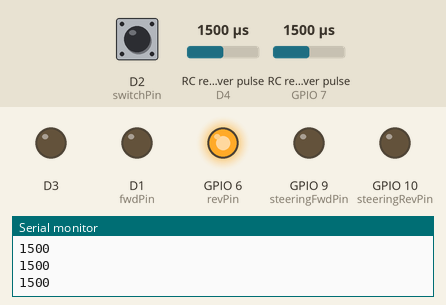
Bench run of a sketch on a simulated ESP8266 (NodeMCU). Shown: output pins drawn as LEDs (lit = HIGH), the last lines printed to the serial monitor. Wiring (inferred from the names in the program): 2 × RC receiver channel: data D4 / data GPIO 7. The test bench sets the inputs (shaded band); at power-on: RC receiver pulse (sensors on GPIO 7, D4) 1500 µs, D2 (switchPin) HIGH.

Above: at 1.2 s.
1.3 s: RC receiver pulse (sensor on GPIO 7) set to 1474 µs
At 1.9 s:
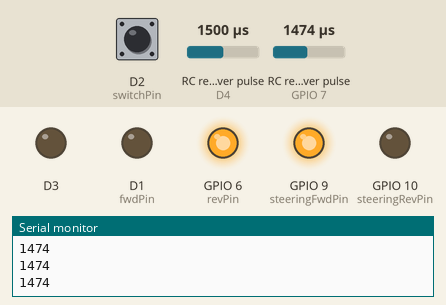
2.8 s: RC receiver pulse (sensor on D4) set to 1020 µs
At 4.1 s:
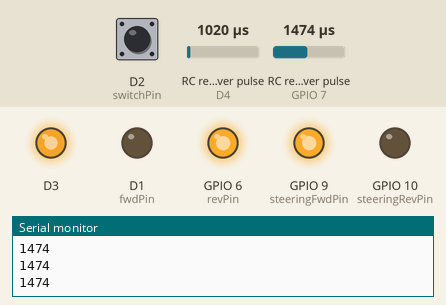
4.4 s: RC receiver pulse (sensor on GPIO 7) set to 1750 µs
At 5.0 s:
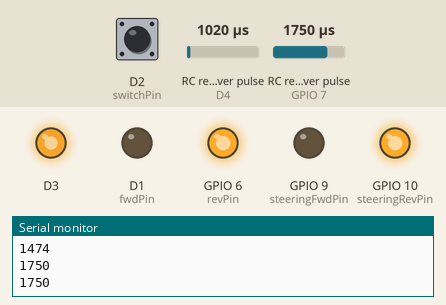
5.9 s: RC receiver pulse (sensor on D4) set to 1250 µs
At 7.2 s:
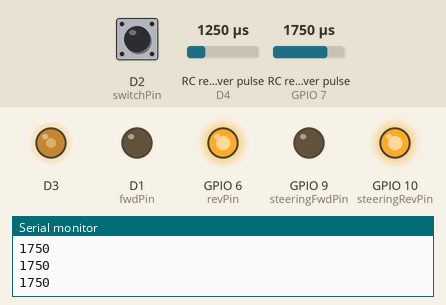
7.5 s: RC receiver pulse (sensor on GPIO 7) set to 1549 µs
9.0 s: RC receiver pulse (sensor on GPIO 7) set to 1515 µs
At 10.3 s:
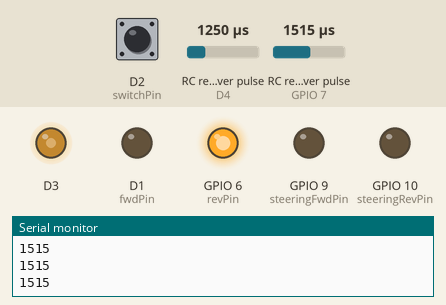
Timing chart, 0 to 11.6 s (numbered marks = the images above; inputs shaded):
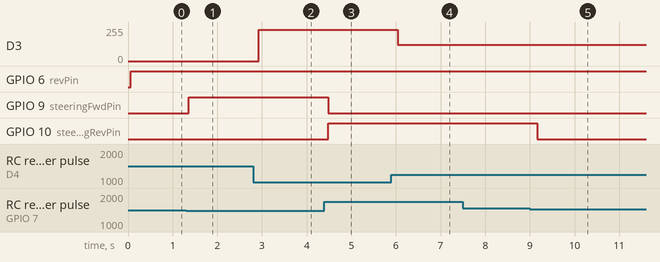

Measured:
- the behaviour switches between 1484 and 1483 µs on RC receiver pulse (sensor on GPIO 7) (found by bisection; images 0 and 1)
- the behaviour switches between 1531 and 1530 µs on RC receiver pulse (sensor on GPIO 7) (found by bisection; images 4 and 5)
- after the input at 1.3 s, GPIO 9 (steeringFwdPin): LOW → HIGH after 0.06 s
- after the input at 2.8 s, D3: 0/255 → 233/255 after 0.12 s
- after the input at 4.4 s, GPIO 9 (steeringFwdPin): HIGH → LOW after 0.08 s; GPIO 10 (steeringRevPin): LOW → HIGH after 0.08 s
- after the input at 5.9 s, D3: 233/255 → 123/255 after 0.14 s
- after the input at 9.0 s, GPIO 10 (steeringRevPin): HIGH → LOW after 0.16 s

The sketch:

gokartarduino.ino
```cpp
/*
Created by MustBePerfect

Code for the remote operation of my treadmill go kart using an Arduino UNO R4 Wifi.
*/

#include "pwm.h"

PwmOut pwm(D3);

// Brake system that time based and switch based system reference to avoid conflicts
enum ActuatorCmd {
  ACT_STOP,
  ACT_EXTEND,
  ACT_RETRACT
};

ActuatorCmd actuatorCmd = ACT_STOP;

// Pin assignments
const int rcPin = 2;
const int switchPin = 4;
const int fwdPin = 5;
const int revPin = 6;
const int steeringPin = 7;
const int steeringFwdPin = 9;
const int steeringRevPin = 10;

// PWM values for throttle and switches
const unsigned long NEUTRAL = 1507;
const unsigned long MAX_FORWARD = 976;
const unsigned long MAX_REVERSE = 2040;
const unsigned long DEADBAND = 23;

// PWM values for each brake stage
const unsigned brakeStageTwo = 1660;
const unsigned brakeStageThree = 1790;
const unsigned brakeStageFour = 1920;

// Extra brake data
float brakePercent;
float lastBrakePercent = 0.0;
unsigned long brakeStartTime = 0;
unsigned long brakeRunTime = 0;
bool braking = false;
bool releasing = false;
const float fullBrakeTime = 3.0;

// Variable input values
unsigned long pulseWidth;
unsigned long switchPulse;
unsigned long steeringPulse;

float dutyCycle;


void setup() {

  Serial.begin(9600);
  pwm.begin(20.0f, 0.0f);

  // Pin INPUT/OUTPUT declarations
  pinMode(rcPin, INPUT);
  pinMode(switchPin, INPUT);
  pinMode(steeringPin, INPUT);

  pinMode(fwdPin, OUTPUT);
  pinMode(revPin, OUTPUT);

  pinMode(steeringFwdPin, OUTPUT);
  pinMode(steeringRevPin, OUTPUT);

  // Pin assignments
  digitalWrite(fwdPin, LOW);
  digitalWrite(revPin, LOW);

  digitalWrite(steeringFwdPin, LOW);
  digitalWrite(steeringRevPin, LOW);
}

void loop() {

  // Get PWM values
  pulseWidth = pulseIn(rcPin, HIGH, 25000);
  switchPulse = pulseIn(switchPin, HIGH, 25000);
  steeringPulse = pulseIn(steeringPin, HIGH, 25000);
  Serial.println(steeringPulse);

  // Throttle logic
  if (pulseWidth < NEUTRAL - DEADBAND) {
    dutyCycle = (float)(NEUTRAL - pulseWidth) / (NEUTRAL - MAX_FORWARD) * 100.0f;
    dutyCycle = constrain(dutyCycle, 0, 100);
    //brakePercent = 0.0;
  } else if (pulseWidth > NEUTRAL + DEADBAND && pulseWidth < brakeStageTwo) {
    //brakePercent = 25.0;
  } else if (pulseWidth > brakeStageTwo && pulseWidth < brakeStageThree) {
    //brakePercent = 50.0;
  } else if (pulseWidth > brakeStageThree && pulseWidth < brakeStageFour) {
    //brakePercent = 75.0;
  } else if (pulseWidth > brakeStageFour) {
    //brakePercent = 100.0;
  } else {
    dutyCycle = 0;
  }

  // Steering Logic
  if (steeringPulse < NEUTRAL - DEADBAND) {
    digitalWrite(steeringFwdPin, HIGH);
    digitalWrite(steeringRevPin, LOW);
  } else if (steeringPulse > NEUTRAL + DEADBAND) {
    digitalWrite(steeringFwdPin, LOW);
    digitalWrite(steeringRevPin, HIGH);
  } else {
    digitalWrite(steeringFwdPin, LOW);
    digitalWrite(steeringRevPin, LOW);
  }


  // Time based brake logic. Unstable.

  /*

  unsigned long now = millis();

  unsigned long targetBrakeTime =
      (unsigned long)((brakePercent / 100.0f) * fullBrakeTime * 1000.0f);

  if (brakePercent > 0.0f && !braking && brakePercent != lastBrakePercent) {
    braking = true;
    releasing = false;
    brakeStartTime = now;
    brakeRunTime = targetBrakeTime;
  }

  if (braking) {
    actuatorCmd = ACT_EXTEND;

    if (now - brakeStartTime >= brakeRunTime) {
      braking = false;
      actuatorCmd = ACT_STOP;
    }
  }

  if (brakePercent == 0.0f && lastBrakePercent > 0.0f && !releasing) {
    releasing = true;
    braking = false;

    unsigned long elapsedBrakeTime = now - brakeStartTime;

    brakeStartTime = now;
    brakeRunTime = elapsedBrakeTime;
  }

  if (releasing) {
    actuatorCmd = ACT_RETRACT;

    if (now - brakeStartTime >= brakeRunTime) {
      releasing = false;
      actuatorCmd = ACT_STOP;
    }
  }

  lastBrakePercent = brakePercent;

  */

  // Brake switch logic
  int switchState = 0;

  if (switchPulse < 1300) {
    switchState = 2;
  }
  else if (switchPulse > 1800) {
    switchState = 0;
  }
  else {
    switchState = 1;
  }

  // Prevents conflicts with time based system. Redudant if time system is disabled.
  if (!braking && !releasing) {
    if (switchState == 0) {
      actuatorCmd = ACT_EXTEND;
    } else if (switchState == 2) {
      actuatorCmd = ACT_RETRACT;
    } else {
      actuatorCmd = ACT_STOP;
    }
  }

  // Actual brake trigger that both systems reference
  switch (actuatorCmd) {
  case ACT_EXTEND:
    digitalWrite(fwdPin, HIGH);
    digitalWrite(revPin, LOW);
    break;

  case ACT_RETRACT:
    digitalWrite(fwdPin, LOW);
    digitalWrite(revPin, HIGH);
    break;

  default:
    digitalWrite(fwdPin, LOW);
    digitalWrite(revPin, LOW);
    break;
  }

  pwm.pulse_perc(dutyCycle);

  delay(200);

}
```
